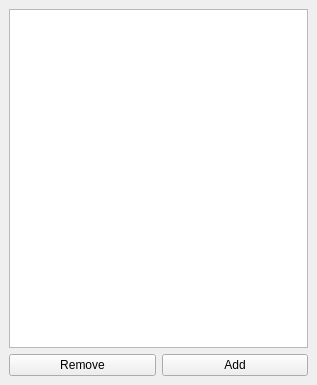
<?xml version="1.0" encoding="UTF-8"?>
<ui version="4.0">
 <class>SectionView</class>
 <widget class="QDockWidget" name="SectionView">
  <property name="geometry">
   <rect>
    <x>0</x>
    <y>0</y>
    <width>317</width>
    <height>385</height>
   </rect>
  </property>
  <property name="windowTitle">
   <string>DockWidget</string>
  </property>
  <widget class="QWidget" name="dockWidgetContents">
   <layout class="QGridLayout" name="gridLayout">
    <item row="1" column="0">
     <layout class="QHBoxLayout" name="horizontalLayout">
      <property name="topMargin">
       <number>0</number>
      </property>
      <item>
       <widget class="QPushButton" name="pushButton_2">
        <property name="text">
         <string>Remove</string>
        </property>
       </widget>
      </item>
      <item>
       <widget class="QPushButton" name="pushButton">
        <property name="text">
         <string>Add</string>
        </property>
       </widget>
      </item>
     </layout>
    </item>
    <item row="0" column="0">
     <widget class="QTableView" name="tableView"/>
    </item>
   </layout>
  </widget>
 </widget>
 <resources/>
 <connections/>
</ui>
